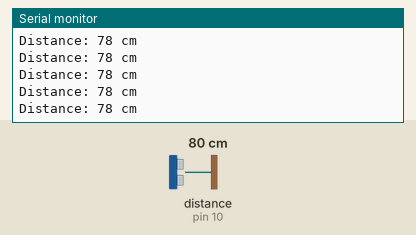
A sketch run on a simulated Arduino Uno, built with avr-gcc and run on an emulated ATmega328P. Shown: the last lines printed to the serial monitor. Wiring (inferred from the names in the program): ultrasonic range finder: trigger pin 9; echo pin 10. Inputs (shaded band) come from the test bench; at power-on: distance to the obstacle (sensor on pin 10) 80 cm. The echo pulse lasts 58.3 µs per cm.

Above: at 1.2 s.
1.3 s: distance to the obstacle (sensor on pin 10) set to 2 cm
At 1.64 s:
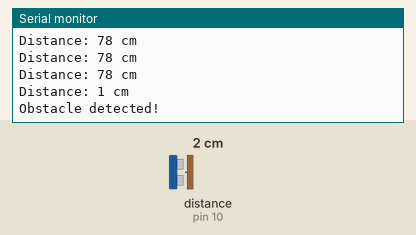
3.1 s: distance to the obstacle (sensor on pin 10) set to 120 cm
At 3.46 s:
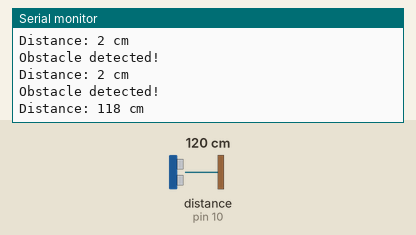
Timing chart, 0 to 6.1 s (numbered marks = the images above; inputs shaded):
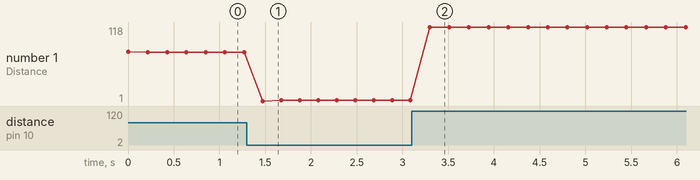

Measured:
- after the input at 1.3 s, the serial monitor: prints a new line after 0.17 s (image 1)
- after the input at 3.1 s, the serial monitor: prints a new line after 0.20 s (image 2)
- plotted number 1: 78 → 2 after the input at 1.3 s, 2 → 118 after the input at 3.1 s

The sketch:

motor_control.ino
```cpp
//Motor control code
```

obstacle_detection.ino
```cpp
// Obstacle Detection - HC-SR04 ultrasonic sensor
// Obstacle-Avoiding Robot | Applied Robotics and AI Project

const int TRIG_PIN = 9;
const int ECHO_PIN = 10;
const int OBSTACLE_DISTANCE_CM = 15;  // stop distance threshold

long readDistanceCm() {
  // Send a 10 microsecond pulse to trigger the sensor
  digitalWrite(TRIG_PIN, LOW);
  delayMicroseconds(2);
  digitalWrite(TRIG_PIN, HIGH);
  delayMicroseconds(10);
  digitalWrite(TRIG_PIN, LOW);

  // Measure how long the echo pin stays HIGH (timeout 30 ms)
  long duration = pulseIn(ECHO_PIN, HIGH, 30000);

  // No echo received means nothing in range
  if (duration == 0) {
    return -1;
  }

  // Sound travels about 0.034 cm per microsecond (there and back, so divide by 2)
  return duration * 0.034 / 2;
}

bool obstacleDetected() {
  long distance = readDistanceCm();
  return (distance > 0 && distance <= OBSTACLE_DISTANCE_CM);
}

void setup() {
  pinMode(TRIG_PIN, OUTPUT);
  pinMode(ECHO_PIN, INPUT);
  Serial.begin(9600);
}

void loop() {
  long distance = readDistanceCm();

  Serial.print("Distance: ");
  Serial.print(distance);
  Serial.println(" cm");

  if (obstacleDetected()) {
    Serial.println("Obstacle detected!");
  }

  delay(200);
}
```
